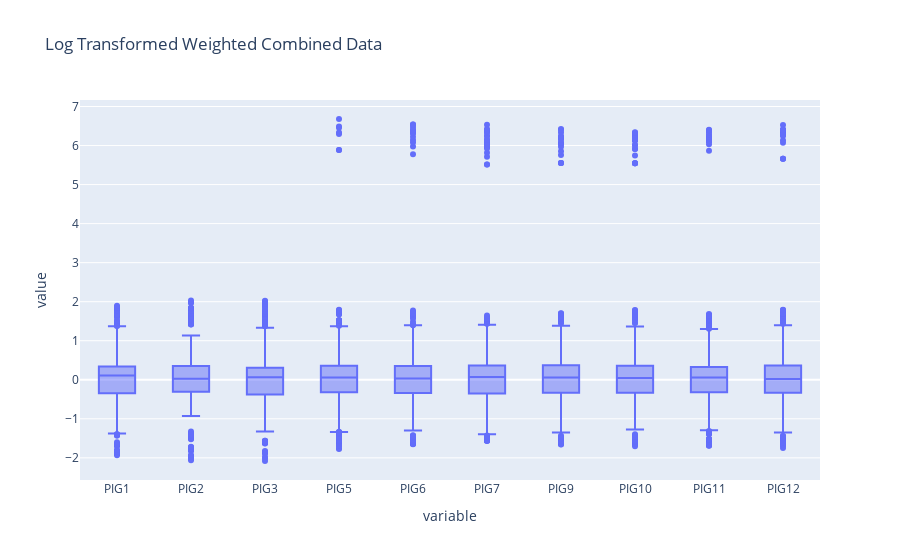

Notebook source saved alongside this figure:
### Code cell
#Boxplot of the combined data
fig = px.box(log_transformed_data, y=log_transformed_data.columns, title="Log Transformed Weighted Combined Data")
fig.show()
fig.write_html("./data/outputs/multiomic/log_weighted_combined_boxplot_distributions.html")
fig.write_image("./data/outputs/multiomic/log_weighted_combined_boxplot_distributions.png")

### Figure 1 — Plotly figure (JSON) as saved in the notebook; plotly's stock layout.template omitted (floating-point values rounded to 4 significant figures; data arrays with more than 128 entries replaced by an {"elided": "..."} marker saying what was removed)
{"data": [{"alignmentgroup": "True", "hovertemplate": "variable=%{x}<br>value=%{y}<extra></extra>", "legendgroup": "", "marker": {"color": "#636efa"}, "name": "", "notched": false, "offsetgroup": "", "orientation": "v", "showlegend": false, "type": "box", "x": {"elided": "11720 str values"}, "x0": " ", "xaxis": "x", "y": {"elided": "11720 float values"}, "y0": " ", "yaxis": "y"}], "layout": {"boxmode": "group", "legend": {"tracegroupgap": 0}, "title": {"text": "Log Transformed Weighted Combined Data"}, "xaxis": {"anchor": "y", "domain": [0, 1], "title": {"text": "variable"}}, "yaxis": {"anchor": "x", "domain": [0, 1], "title": {"text": "value"}}}}
